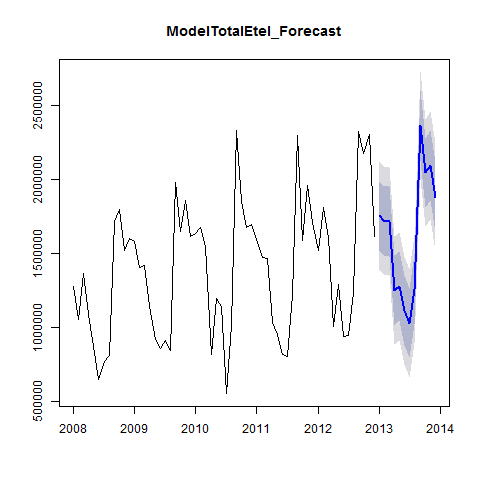

Reproduce this figure in R.
#Creates ModelTotalEtel_Forecast plot

png("Plots/ModelTotalEtel_Forecast_plot.png")
plot(ModelTotalEtel_Forecast,main="ModelTotalEtel_Forecast")
dev.off()